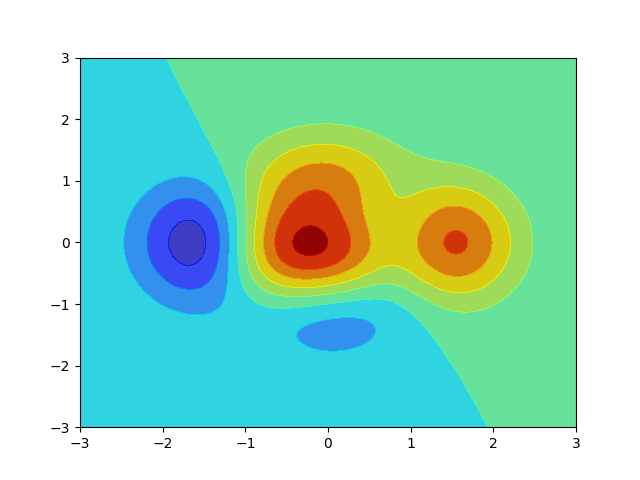
#> input picture PDI P3 - paletas/plot.png, 640 x 480 px
$ jupyter execute PDI3_paletas.ipynb
#> lines starting #> are read from the running program, lines starting #| are printed output that depends on the picture
[cell 1]
"PDI 3 - Paletas"

[cell 2]
import numpy as np
import matplotlib.pyplot as plt
import cv2

[cell 3]
#cargar imagen
img = cv2.imread("plot.png")
#> img is the input picture: shape (480, 640, 3); mean B, G, R 196.5, 220.6, 161.3
height, width, channels = img.shape
#> height = 480; width = 640; channels = 3
cv2.cvtColor(img, cv2.COLOR_BGR2RGB, img)

#variables globales
global cmaps, nr, gra
cmaps = ['binary', 'Reds', 'Greens', 'Blues','Greys', 'Oranges', 'Purples',
         'gist_earth', 'gist_ncar', 'gist_rainbow', 'gist_stern', 'jet', 'brg', 'CMRmap',
         'cubehelix','gnuplot', 'gnuplot2', 'ocean', 'rainbow','terrain', 'flag', 'prism']
nr = len(cmaps)
gra = np.linspace(0, 1, 256)
gra = np.vstack((gra, gra))

#pinta la img nueva
plt.imshow(img)
plt.show()

[cell 4]
#colormaps
fig, axes = plt.subplots(nr-1)
fig.subplots_adjust(top=0.9, bottom=0.01, left=0.2, right=0.9)
axes[0].set_title('algunos colormaps de cmap', fontsize=10)

for ax, cm in zip(axes, cmaps):
    ax.imshow(gra, aspect='auto', cmap=plt.get_cmap(cm))
    pos = list(ax.get_position().bounds)
    x = pos[0] - 0.01
    y = pos[1] + pos[3]/2.
    fig.text(x, y, cm, va='center', ha='right', fontsize=10)
    ax.set_axis_off()

plt.show()
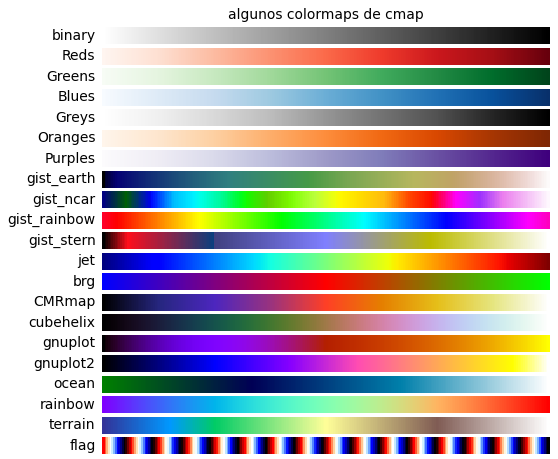
#> figure drawn by matplotlib, 21 panels

[cell 5]
"plot"
pal = str("ocean")

def f(x, y):
    return (1 - x / 2 + x ** 5 + y ** 3) * np.exp(-x ** 2 -y ** 2)

n = 256
x = np.linspace(-3, 3, n)
y = np.linspace(-3, 3, n)
X, Y = np.meshgrid(x, y)
plt.contourf(X, Y, f(X, Y), 8, alpha=.75, cmap=plt.get_cmap(pal))

#guarda la img nueva
plt.axis([-3, 3, -3, 3])
plt.savefig("newplot.png")
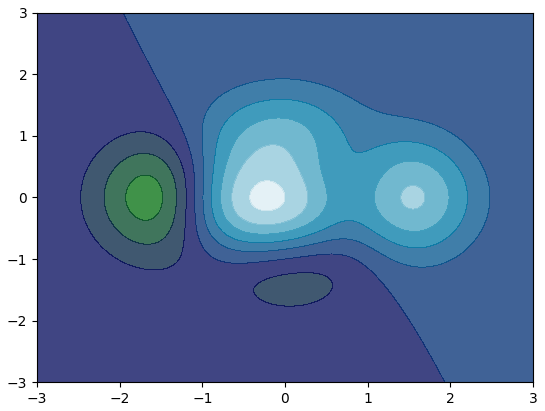
#> figure drawn by matplotlib, 1 panel

#pinta la img nueva
newimg = cv2.imread("newplot.png")
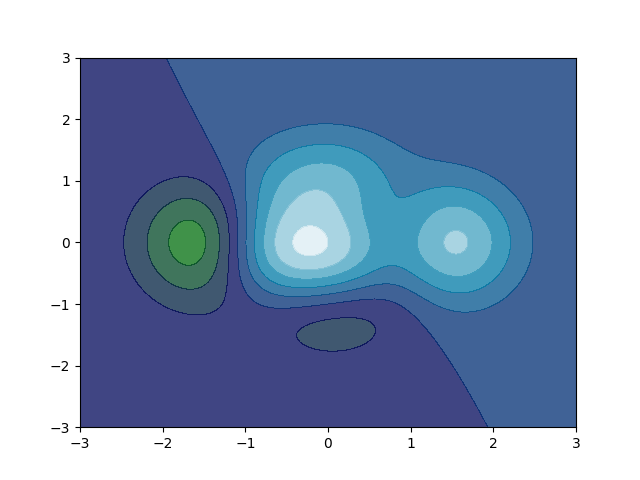
#> newimg: shape (480, 640, 3); mean B, G, R 189.8, 161.7, 142.5
cv2.cvtColor(newimg, cv2.COLOR_BGR2RGB, newimg)
plt.imshow(newimg)
plt.show()
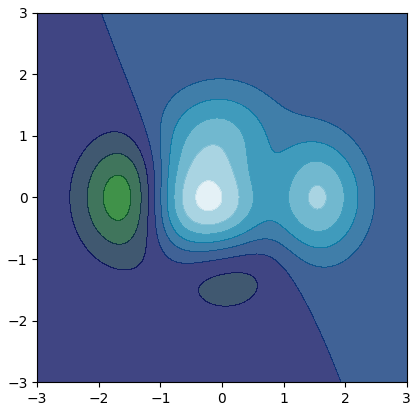
#> figure drawn by matplotlib, 1 panel
